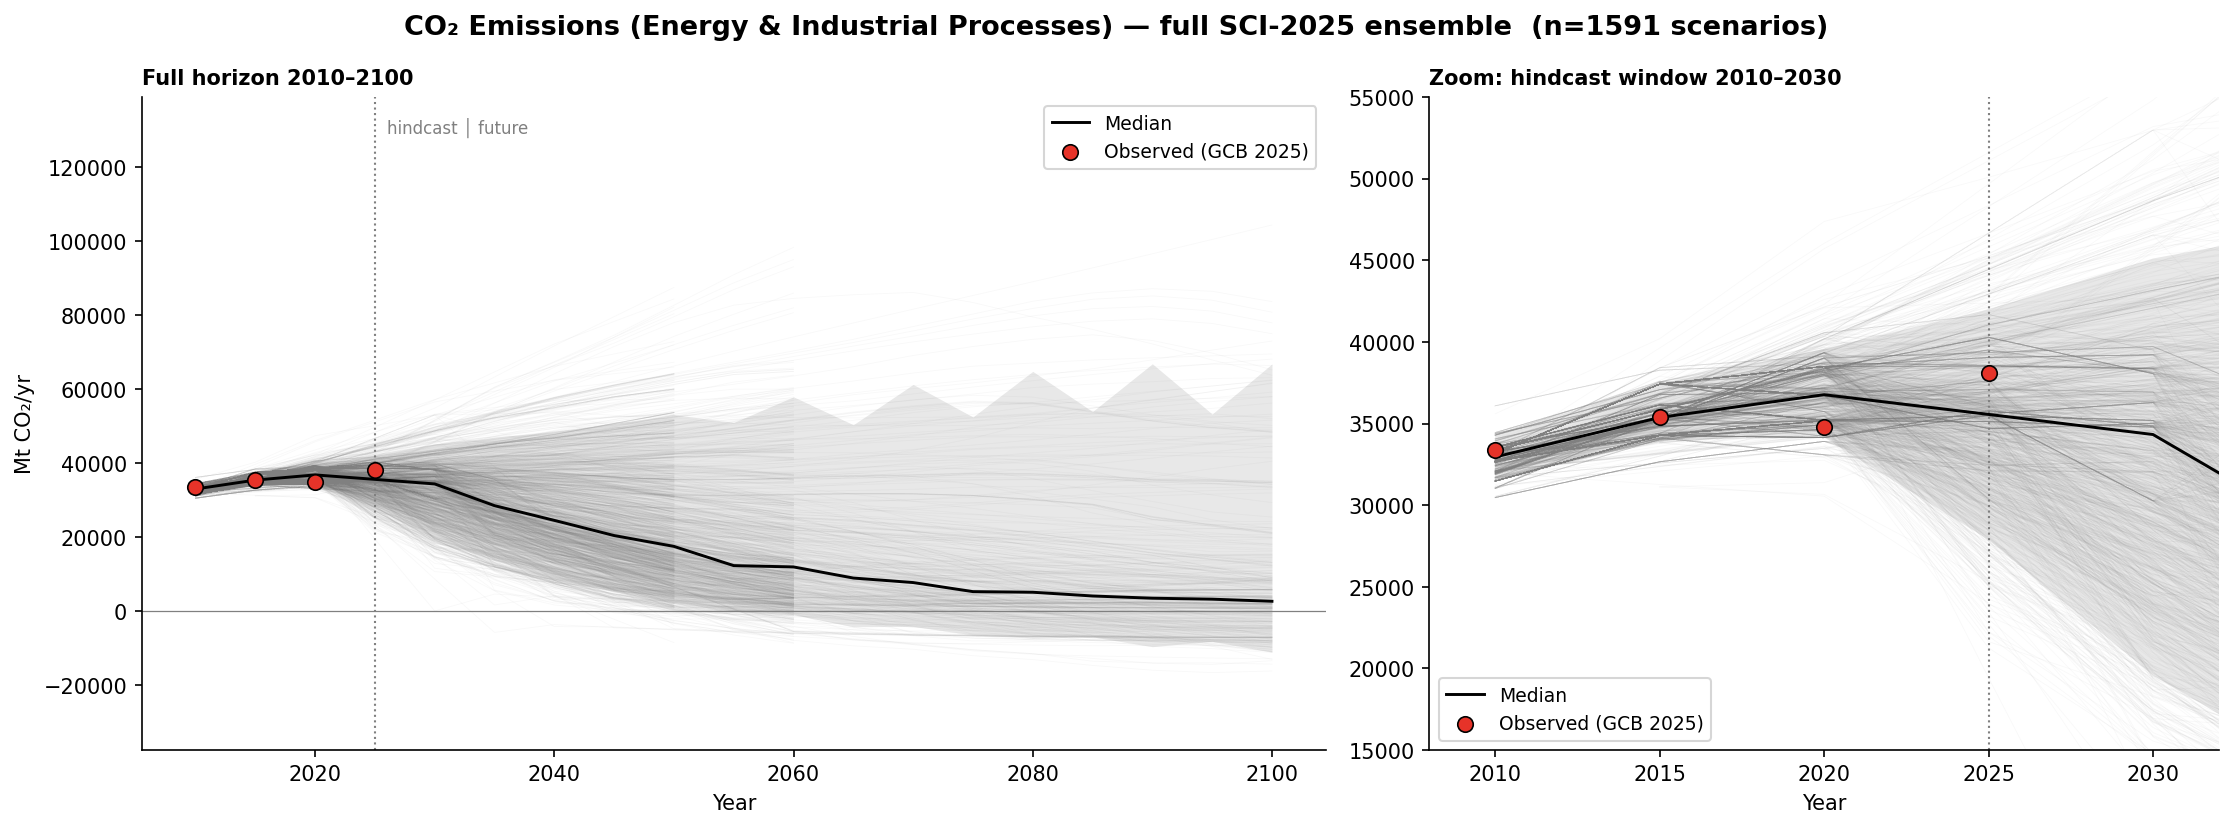

Source code (Python):
"""
CO2 hindcast — global overview + selections
Fig 1: all scenario trajectories (2010-2100) + observed points
Fig 2: small-multiples by selection (all / NZ2070 / model-weighted / energy / CGE / hybrid)
"""
import warnings; warnings.filterwarnings('ignore')
import pandas as pd, numpy as np, matplotlib.pyplot as plt
from pathlib import Path

SCI = Path.home()/'PhD'/'4. Modeling'/'Prisma School'/'Scenario_Compass_Initiative_Data'/'SCI-2025_v1.0_pathways_ensemble_global.xlsx'
VAR = 'Emissions|CO2|Energy and Industrial Processes'
OBS = {2010: 33400, 2015: 35400, 2020: 34800, 2025: 38100}     # Mt CO2, GCB 2025
YEARS = list(range(2010, 2101, 5)); YCOLS = [str(y) for y in YEARS]
HIND = [2010, 2015, 2020, 2025]
X = np.array(YEARS)

# ── families & 3-way economic class ─────────────────────────────────────
_FAMILIES = ['MESSAGE','REMIND','IMACLIM','IMAGE','WITCH','POLES','GCAM','AIM',
             'COFFEE','TIAM','GEM-E3','PROMETHEUS','EPPA','C-ROADS','MERGE','CGEM','MINES']
def to_family(m):
    up = str(m).upper()
    return next((f for f in _FAMILIES if f in up), str(m))
_CLASS = {'IMAGE':'energy','POLES':'energy','COFFEE':'energy','GCAM':'energy','TIAM':'energy','PROMETHEUS':'energy',
          'AIM':'CGE','GEM-E3':'CGE','IMACLIM':'CGE','EPPA':'CGE','CGEM':'CGE',
          'REMIND':'hybrid','WITCH':'hybrid','MESSAGE':'hybrid','MERGE':'hybrid',
          'C-ROADS':'other','MINES':'other'}

df = pd.read_excel(SCI, sheet_name='data')
meta = pd.read_excel(SCI, sheet_name='meta')
meta['nzy'] = pd.to_numeric(meta['Emissions Diagnostics|Year of Net Zero|CO2'], errors='coerce')
nz_keys = set((meta.loc[meta['nzy'] <= 2070, 'Model'] + '|||' + meta.loc[meta['nzy'] <= 2070, 'Scenario']))

s = df[df['Variable'] == VAR].copy()
s['Family'] = s['Model'].map(to_family)
s['Class']  = s['Family'].map(_CLASS).fillna('other')
s['nz2070'] = (s['Model'] + '|||' + s['Scenario']).isin(nz_keys)

# ── weighted hindcast metrics (family-balanced within the subset) ───────
def fam_w(sub): return (1.0 / sub.groupby('Family')['Family'].transform('size')).values
def metrics(sub, weighted=True):
    w = fam_w(sub) if weighted else np.ones(len(sub))
    E, W = [], []
    for y in HIND:
        e = OBS[y] - sub[str(y)].values; m = ~np.isnan(e)
        E.append(e[m]); W.append(w[m])
    e = np.concatenate(E); w = np.concatenate(W)
    return (np.sum(w*e)/w.sum(), np.sum(w*np.abs(e))/w.sum(), np.sqrt(np.sum(w*e**2)/w.sum()))

def obs_pts(ax):
    ax.scatter(list(OBS), [OBS[y] for y in OBS], c='#E63329', s=55, zorder=6,
               edgecolor='black', lw=0.8, label='Observed (GCB 2025)')

def spaghetti(ax, sub, color='0.5', alpha=0.05, lw=0.4):
    M = sub[YCOLS].values
    ax.plot(X, M.T, color=color, alpha=alpha, lw=lw, zorder=1)
    med = np.nanmedian(M, 0); p5 = np.nanpercentile(M, 5, 0); p95 = np.nanpercentile(M, 95, 0)
    ax.fill_between(X, p5, p95, color=color, alpha=0.18, zorder=2, lw=0)
    ax.plot(X, med, color='black', lw=1.4, zorder=3, label='Median')
    ax.axvline(2025, color='gray', ls=':', lw=1, zorder=1)
    ax.axhline(0, color='gray', lw=0.6, zorder=1)

# ════════════════════════ FIG 1 — global overview ══════════════════════
fig, (axL, axR) = plt.subplots(1, 2, figsize=(15, 5.6),
                               gridspec_kw={'width_ratios': [1.5, 1]})
fig.suptitle('CO₂ Emissions (Energy & Industrial Processes) — full SCI-2025 ensemble  '
             f'(n={len(s)} scenarios)', fontsize=13, fontweight='bold')

spaghetti(axL, s); obs_pts(axL)
axL.set_title('Full horizon 2010–2100', loc='left', fontsize=10, fontweight='bold')
axL.set_ylabel('Mt CO₂/yr'); axL.set_xlabel('Year')
axL.legend(loc='upper right', fontsize=9); axL.spines[['top','right']].set_visible(False)
axL.text(2026, axL.get_ylim()[1]*0.93, 'hindcast │ future', fontsize=8, color='gray')

# zoom on the hindcast window
spaghetti(axR, s); obs_pts(axR)
axR.set_xlim(2008, 2032); axR.set_ylim(15000, 55000)
axR.set_title('Zoom: hindcast window 2010–2030', loc='left', fontsize=10, fontweight='bold')
axR.set_xlabel('Year'); axR.legend(loc='lower left', fontsize=9)
axR.spines[['top','right']].set_visible(False)
plt.tight_layout(); plt.savefig('co2_overview.png', dpi=150, bbox_inches='tight')
print('Saved: co2_overview.png')

# ════════════════════════ FIG 2 — selections ═══════════════════════════
CCOL = {'energy':'#378ADD','CGE':'#D85A30','hybrid':'#7E57C2'}
panels = [
    ('All scenarios',        s,                       '0.5'),
    ('Net-Zero by 2070',     s[s['nz2070']],          '#1D9E75'),
    ('Model-weighted (family means)', None,           '0.4'),     # special
    ('Energy-system models', s[s['Class']=='energy'], CCOL['energy']),
    ('Economy / CGE models', s[s['Class']=='CGE'],    CCOL['CGE']),
    ('Hybrid models',        s[s['Class']=='hybrid'], CCOL['hybrid']),
]
fig, axes = plt.subplots(2, 3, figsize=(16, 9), sharex=True)
fig.suptitle('CO₂ hindcast — selections  |  lines = scenarios, dots = observed, '
             'band = 5–95%  |  metrics = family-weighted ME/MAE/RMSE on 2010–2025 (Mt CO₂)',
             fontsize=12, fontweight='bold')

for ax, (title, sub, color) in zip(axes.flat, panels):
    if title.startswith('Model-weighted'):
        # one mean trajectory per family
        fam_means = s.groupby('Family')[YCOLS].mean()
        ax.plot(X, fam_means.values.T, color=color, alpha=0.55, lw=1.0, zorder=1)
        med = np.nanmedian(fam_means.values, 0)
        ax.fill_between(X, np.nanpercentile(fam_means.values,5,0), np.nanpercentile(fam_means.values,95,0),
                        color=color, alpha=0.15, zorder=2, lw=0)
        ax.plot(X, med, color='black', lw=1.4, zorder=3)
        ax.axvline(2025, color='gray', ls=':', lw=1); ax.axhline(0, color='gray', lw=0.6)
        me, mae, rmse = metrics(s, weighted=True); n = f'{s["Family"].nunique()} families'
    else:
        spaghetti(ax, sub, color=color, alpha=min(0.5, 30/len(sub)))
        obs_pts(ax)
        me, mae, rmse = metrics(sub, weighted=True); n = f'n={len(sub)}'
    ax.set_title(f'{title}  ({n})', loc='left', fontsize=10, fontweight='bold')
    ax.set_xlim(2008, 2052); ax.set_ylim(-12000, 55000)
    ax.text(0.97, 0.04, f'ME {me:+,.0f}\nMAE {mae:,.0f}\nRMSE {rmse:,.0f}',
            transform=ax.transAxes, ha='right', va='bottom', fontsize=8.5,
            bbox=dict(boxstyle='round', fc='white', ec='0.7', alpha=0.9))
    ax.spines[['top','right']].set_visible(False)
for ax in axes[:,0]: ax.set_ylabel('Mt CO₂/yr')
for ax in axes[1,:]: ax.set_xlabel('Year')
plt.tight_layout(); plt.savefig('co2_views.png', dpi=150, bbox_inches='tight')
print('Saved: co2_views.png')

# ════════════════════════ metrics table ════════════════════════════════
print('\nHindcast metrics on 2010–2025 (Mt CO₂)')
print(f'{"selection":<26}{"n":>6} | {"ME(scen)":>9}{"ME(fam)":>9} | {"MAE(fam)":>9}{"RMSE(fam)":>10}')
print('-'*82)
rows = [('All', s), ('Net-Zero 2070', s[s['nz2070']]), ('Energy', s[s['Class']=='energy']),
        ('CGE / economy', s[s['Class']=='CGE']), ('Hybrid', s[s['Class']=='hybrid'])]
for name, sub in rows:
    me_s = metrics(sub, weighted=False)[0]; me_f, mae_f, rmse_f = metrics(sub, weighted=True)
    print(f'{name:<26}{len(sub):>6} | {me_s:>+9,.0f}{me_f:>+9,.0f} | {mae_f:>9,.0f}{rmse_f:>10,.0f}')
